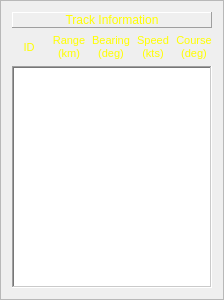
<?xml version="1.0" encoding="UTF-8"?>
<ui version="4.0">
 <class>FrameADSB</class>
 <widget class="QFrame" name="FrameADSB">
  <property name="geometry">
   <rect>
    <x>0</x>
    <y>0</y>
    <width>220</width>
    <height>300</height>
   </rect>
  </property>
  <property name="windowTitle">
   <string>Frame</string>
  </property>
  <property name="frameShape">
   <enum>QFrame::StyledPanel</enum>
  </property>
  <property name="frameShadow">
   <enum>QFrame::Raised</enum>
  </property>
  <layout class="QVBoxLayout" name="verticalLayout">
   <item>
    <widget class="QLabel" name="label_24">
     <property name="minimumSize">
      <size>
       <width>200</width>
       <height>0</height>
      </size>
     </property>
     <property name="maximumSize">
      <size>
       <width>270</width>
       <height>16777215</height>
      </size>
     </property>
     <property name="styleSheet">
      <string notr="true">color: rgb(255, 255, 0);</string>
     </property>
     <property name="frameShape">
      <enum>QFrame::Panel</enum>
     </property>
     <property name="frameShadow">
      <enum>QFrame::Raised</enum>
     </property>
     <property name="text">
      <string>Track Information</string>
     </property>
     <property name="textFormat">
      <enum>Qt::RichText</enum>
     </property>
     <property name="scaledContents">
      <bool>true</bool>
     </property>
     <property name="alignment">
      <set>Qt::AlignHCenter|Qt::AlignTop</set>
     </property>
     <property name="wordWrap">
      <bool>true</bool>
     </property>
     <property name="margin">
      <number>0</number>
     </property>
     <property name="indent">
      <number>0</number>
     </property>
    </widget>
   </item>
   <item>
    <layout class="QHBoxLayout" name="horizontalLayout">
     <item>
      <widget class="QLabel" name="label_2">
       <property name="font">
        <font>
         <pointsize>8</pointsize>
        </font>
       </property>
       <property name="styleSheet">
        <string notr="true">color: rgb(255, 255, 0);</string>
       </property>
       <property name="text">
        <string>ID</string>
       </property>
       <property name="textFormat">
        <enum>Qt::PlainText</enum>
       </property>
       <property name="scaledContents">
        <bool>true</bool>
       </property>
       <property name="alignment">
        <set>Qt::AlignCenter</set>
       </property>
       <property name="wordWrap">
        <bool>true</bool>
       </property>
      </widget>
     </item>
     <item>
      <widget class="QLabel" name="label_3">
       <property name="font">
        <font>
         <pointsize>8</pointsize>
        </font>
       </property>
       <property name="styleSheet">
        <string notr="true">color: rgb(255, 255, 0);</string>
       </property>
       <property name="text">
        <string>Range
(km)</string>
       </property>
       <property name="textFormat">
        <enum>Qt::PlainText</enum>
       </property>
       <property name="scaledContents">
        <bool>true</bool>
       </property>
       <property name="alignment">
        <set>Qt::AlignCenter</set>
       </property>
       <property name="wordWrap">
        <bool>true</bool>
       </property>
      </widget>
     </item>
     <item>
      <widget class="QLabel" name="label_4">
       <property name="font">
        <font>
         <pointsize>8</pointsize>
        </font>
       </property>
       <property name="styleSheet">
        <string notr="true">color: rgb(255, 255, 0);</string>
       </property>
       <property name="text">
        <string>Bearing
(deg)</string>
       </property>
       <property name="textFormat">
        <enum>Qt::PlainText</enum>
       </property>
       <property name="scaledContents">
        <bool>true</bool>
       </property>
       <property name="alignment">
        <set>Qt::AlignCenter</set>
       </property>
       <property name="wordWrap">
        <bool>true</bool>
       </property>
      </widget>
     </item>
     <item>
      <widget class="QLabel" name="label_5">
       <property name="font">
        <font>
         <pointsize>8</pointsize>
        </font>
       </property>
       <property name="styleSheet">
        <string notr="true">color: rgb(255, 255, 0);</string>
       </property>
       <property name="text">
        <string>Speed
(kts)</string>
       </property>
       <property name="textFormat">
        <enum>Qt::PlainText</enum>
       </property>
       <property name="scaledContents">
        <bool>true</bool>
       </property>
       <property name="alignment">
        <set>Qt::AlignCenter</set>
       </property>
       <property name="wordWrap">
        <bool>true</bool>
       </property>
      </widget>
     </item>
     <item>
      <widget class="QLabel" name="label_6">
       <property name="font">
        <font>
         <pointsize>8</pointsize>
        </font>
       </property>
       <property name="styleSheet">
        <string notr="true">color: rgb(255, 255, 0);</string>
       </property>
       <property name="text">
        <string>Course
(deg)</string>
       </property>
       <property name="textFormat">
        <enum>Qt::PlainText</enum>
       </property>
       <property name="scaledContents">
        <bool>true</bool>
       </property>
       <property name="alignment">
        <set>Qt::AlignCenter</set>
       </property>
       <property name="wordWrap">
        <bool>true</bool>
       </property>
      </widget>
     </item>
    </layout>
   </item>
   <item>
    <widget class="QTableView" name="tableViewADSBInf">
     <property name="minimumSize">
      <size>
       <width>200</width>
       <height>0</height>
      </size>
     </property>
     <property name="maximumSize">
      <size>
       <width>270</width>
       <height>16777215</height>
      </size>
     </property>
     <property name="font">
      <font>
       <pointsize>8</pointsize>
      </font>
     </property>
     <property name="frameShape">
      <enum>QFrame::WinPanel</enum>
     </property>
     <property name="horizontalScrollBarPolicy">
      <enum>Qt::ScrollBarAlwaysOff</enum>
     </property>
     <property name="editTriggers">
      <set>QAbstractItemView::NoEditTriggers</set>
     </property>
     <property name="tabKeyNavigation">
      <bool>true</bool>
     </property>
     <property name="dragDropOverwriteMode">
      <bool>true</bool>
     </property>
     <property name="selectionMode">
      <enum>QAbstractItemView::NoSelection</enum>
     </property>
     <property name="selectionBehavior">
      <enum>QAbstractItemView::SelectRows</enum>
     </property>
     <property name="textElideMode">
      <enum>Qt::ElideRight</enum>
     </property>
     <property name="showGrid">
      <bool>false</bool>
     </property>
     <attribute name="horizontalHeaderVisible">
      <bool>false</bool>
     </attribute>
     <attribute name="horizontalHeaderDefaultSectionSize">
      <number>50</number>
     </attribute>
     <attribute name="horizontalHeaderHighlightSections">
      <bool>false</bool>
     </attribute>
     <attribute name="horizontalHeaderMinimumSectionSize">
      <number>40</number>
     </attribute>
     <attribute name="verticalHeaderVisible">
      <bool>false</bool>
     </attribute>
     <attribute name="verticalHeaderDefaultSectionSize">
      <number>20</number>
     </attribute>
     <attribute name="verticalHeaderMinimumSectionSize">
      <number>18</number>
     </attribute>
    </widget>
   </item>
  </layout>
 </widget>
 <resources/>
 <connections/>
</ui>
